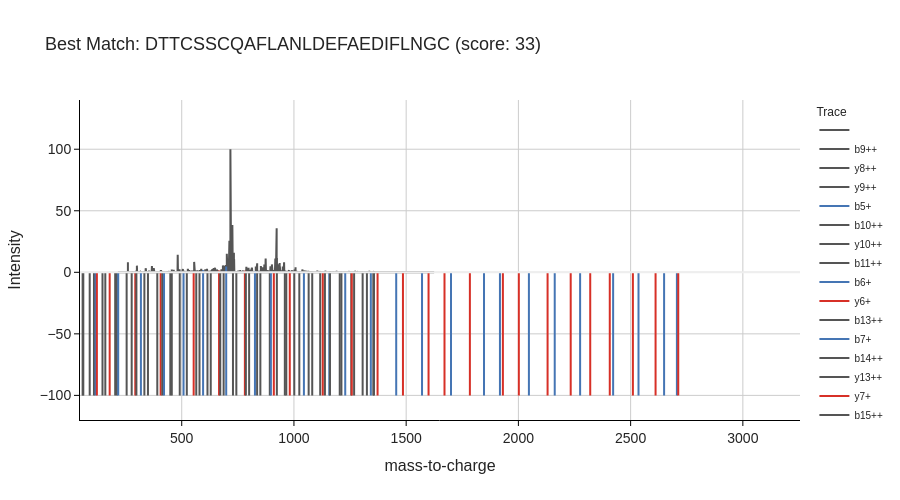
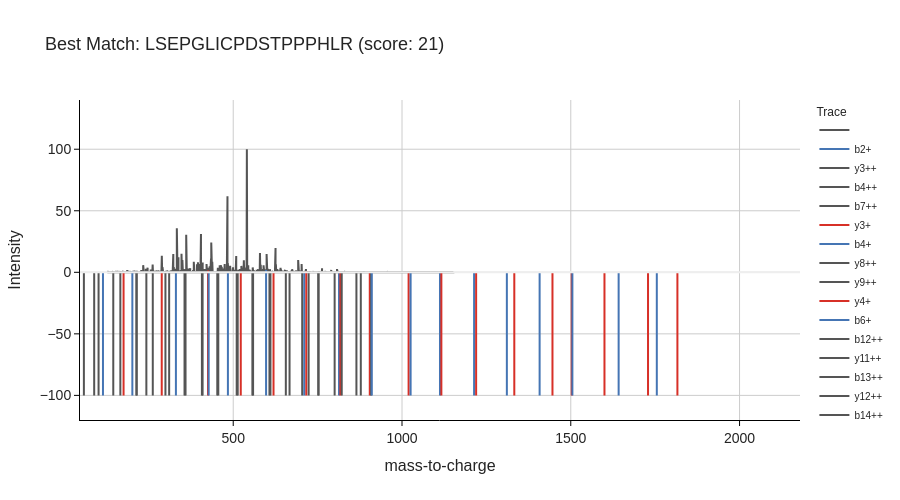
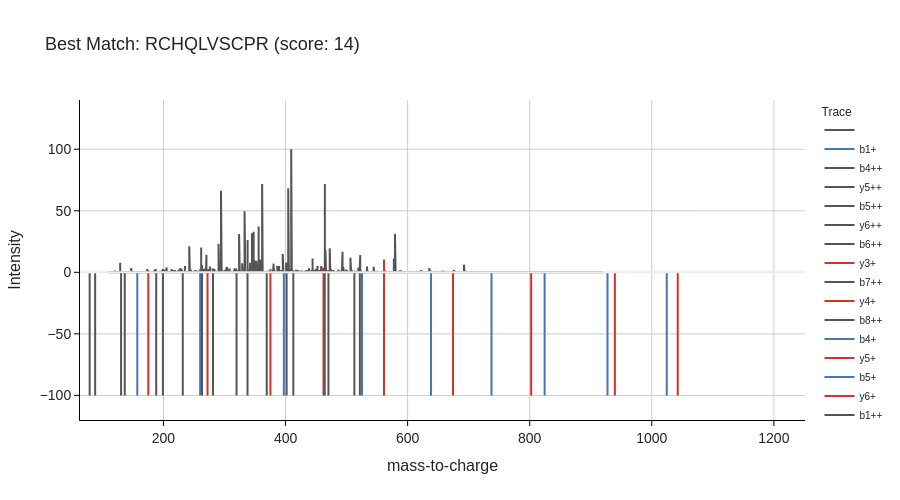

The notebook cell saved with these charts, in order:
### Markdown cell above
## 8. Visualize the Best Match with Mirror Plot

Finally, we visualize the best peptide-spectrum match using an interactive **mirror plot**.

**What is a mirror plot?** A mirror plot displays two spectra for easy visual comparison:
- **Top (pointing up)**: The experimental/observed spectrum, with matched peaks annotated by their ion type (b1, y3, etc.)
- **Bottom (pointing down/mirrored)**: The theoretical spectrum generated from the candidate peptide

Peaks that align vertically between the two spectra represent successful matches. Unmatched peaks in the experimental spectrum may be noise, neutral losses, or ions not included in the theoretical model. This visualization helps assess how well the identified peptide explains the observed fragmentation pattern.

<details>
<summary><b>Understanding the Mirror Plot</b></summary>

**How to read a mirror plot:**

```
Intensity ↑
          │  b3        y5   y7
          │   █    y4   █    █      ← Experimental (top)
          │   █     █   █    █
          │   █     █   █    █
──────────┼──────────────────────── m/z →
          │   █     █   █    █
          │   █     █   █    █
          │  b3    y4  y5   y7      ← Theoretical (bottom)
          ↓
```

**What to look for:**

| Pattern | Meaning |
|---------|---------|
| Many aligned peaks | Good match, confident ID |
| Unmatched peaks (top only) | Noise, neutral losses, or modifications |
| Missing theoretical peaks | Low fragmentation, ion suppression |
| Consecutive ion series | Strong sequence evidence (e.g., y3, y4, y5) |

**Peak annotations:**
- `b3` = b-ion from position 3 (N-terminal side)
- `y5` = y-ion from position 5 (C-terminal side)
- `b3++` = doubly-charged b3 ion

</details>

---

### Exercise 3: Interpret the Mirror Plot

After generating the visualization, examine it carefully:

1. **Count the matched peaks**: How many b-ions and y-ions are annotated?
2. **Look for gaps**: Are there missing ions in the series (e.g., y3, y5, y7 but no y4, y6)?
3. **Check unmatched peaks**: Are there intense peaks in the experimental spectrum without annotations?

<details>
<summary><b>Click for interpretation guidance</b></summary>

**What gaps tell you:**
- Some fragment ions don't form efficiently (especially around Proline)
- Neutral losses may "steal" intensity from the main ion
- Some fragments may be outside the mass range

**Why unmatched peaks matter:**
- **Intense unmatched peaks** might indicate:
  - Post-translational modifications not in your search
  - Chimeric spectra (two peptides co-isolated)
  - Contaminants
- **Low-intensity unmatched peaks** are often just noise

**A good match typically has:**
- >50% of theoretical ions matched
- At least one long consecutive series (3+ ions)
- Matched ions have reasonable intensity

</details>

---

### Code cell
import pandas as pd
import pyopenms_viz  # registers the plotting backend

# -----------------------------
# Helper function: annotate experimental spectrum
# -----------------------------
# def create_annotated_spectrum_df(observed_spectrum, theo_spectrum, alignment):
#     """
#     Create an annotated DataFrame from observed spectrum with ion labels from alignment.
#     """
#     mzs, intensities = observed_spectrum.get_peaks()
#     annotations = [""] * len(mzs)

#     ion_labels = theo_spectrum.getStringDataArrays()[0]

#     for theo_idx, exp_idx in alignment:
#         annotations[exp_idx] = ion_labels[theo_idx].decode()

#     return pd.DataFrame({
#         "mz": mzs,
#         "intensity": intensities,
#         "ion_annotation": annotations
#     })

def create_annotated_spectrum_df(observed_spectrum, theo_spectrum, alignment):
    """
    Create an annotated DataFrame from observed spectrum with ion labels from alignment.
    """
    mzs, intensities = observed_spectrum.get_peaks()
    annotations = [""] * len(mzs)

    ion_labels = theo_spectrum.getStringDataArrays()[0]

    for theo_idx, exp_idx in alignment:
        annotations[exp_idx] = ion_labels[theo_idx]

    return pd.DataFrame({
        "mz": mzs,
        "intensity": intensities,
        "ion_annotation": annotations
    })


# -----------------------------
# Find best candidate matches
# -----------------------------
best_matches = []

for idx, row in candidate_df.iterrows():
    best_pep, best_theo, best_align, best_score, _ = select_best_candidate(row)

    if best_pep is not None:
        best_matches.append({
            "df_idx": idx,
            "spectrum_idx": row["spectrum_idx"],
            "peptide": best_pep,
            "theo_spectrum": best_theo,
            "alignment": best_align,
            "score": best_score
        })


# Sort by score and keep top 3 matches
best_matches = sorted(
    best_matches,
    key=lambda x: x["score"],
    reverse=True
)

top_matches = best_matches[:3]


# -----------------------------
# Visualize top matches
# -----------------------------
print(f"Showing top {len(top_matches)} matches by score:\n")

for match in top_matches:
    spectrum_idx = match["spectrum_idx"]
    observed_spectrum = MS2[spectrum_idx]

    # Experimental spectrum with annotations
    exp_df = create_annotated_spectrum_df(
        observed_spectrum,
        match["theo_spectrum"],
        match["alignment"]
    )

    # Theoretical spectrum
    theo_df = match["theo_spectrum"].to_df()
    theo_df = theo_df[["mz", "intensity", "ion_annotation"]]

    print(
        f"Spectrum {spectrum_idx}: "
        f"{match['peptide'].toString()} "
        f"(score: {match['score']})"
    )

    # Mirror spectrum plot
    exp_df.plot(
        kind="spectrum",
        backend="ms_plotly",
        x="mz",
        y="intensity",
        reference_spectrum=theo_df,
        mirror_spectrum=True,
        ion_annotation="ion_annotation",
        title=(
            f"Best Match: {match['peptide'].toString()} "
            f"(score: {match['score']})"
        ),
        width=900,
        height=500,
        annotate_top_n_peaks=0
    )

    print("Experimental columns:", exp_df.columns.tolist())
    print("Theoretical columns:", theo_df.columns.tolist())
    print("Experimental shape:", exp_df.shape)
    print("Theoretical shape:", theo_df.shape)
    print("-" * 80)
